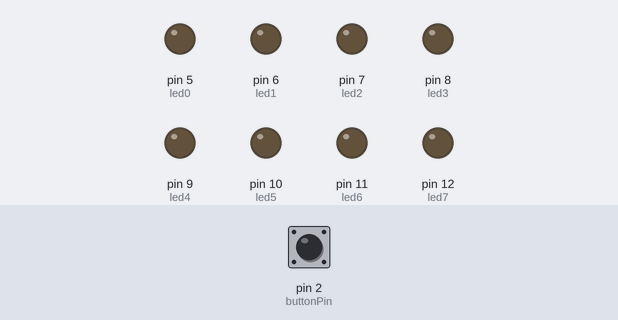
Simulated run of this sketch. Board: Arduino Uno, built with avr-gcc and run on an emulated ATmega328P. Shown: output pins drawn as LEDs (lit = HIGH). The test bench sets the inputs (shaded band); at power-on: pin 2 (buttonPin) HIGH.

Above: at 1.2 s.
1.3 s: pin 2 (buttonPin) pulled LOW for 0.15 s
At 1.37 s:
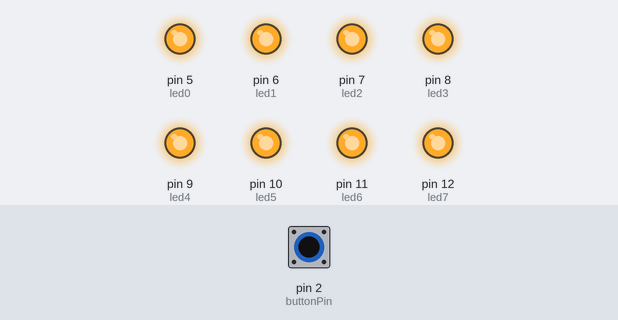
2.9 s: pin 2 (buttonPin) pulled LOW for 3.2 s
At 7.3 s:
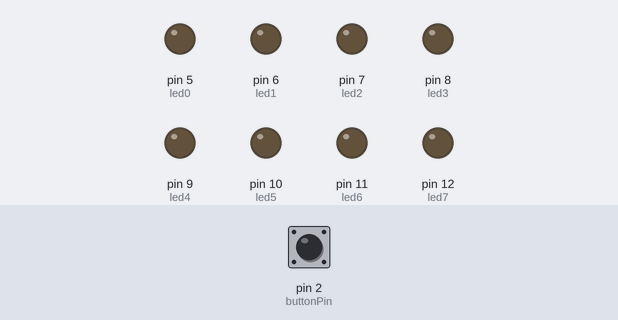
Timing chart, 0 to 8.8 s (numbered marks = the images above; inputs shaded):
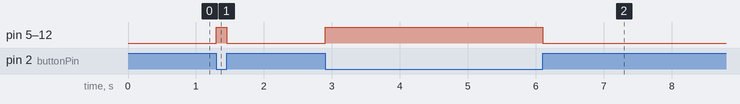

The sketch:

P3.ino
```cpp
/**********************************************************************************
**                                                                               **
**                              Array de 8 LEDs                                  **
**                                                                               **
**                                                                               **
**********************************************************************************/

//********** Includes *************************************************************

//********** Variables ************************************************************
const int led0 = 5;          // donar nom al pin 5 de l’Arduino
const int led1 = 6;          // donar nom al pin 6 de l’Arduino
const int led2 = 7;          // donar nom al pin 7 de l’Arduino
const int led3 = 8;          // donar nom al pin 8 de l’Arduino
const int led4 = 9;          // donar nom al pin 9 de l’Arduino
const int led5 = 10;         // donar nom al pin 10 de l’Arduino
const int led6 = 11;         // donar nom al pin 11 de l’Arduino
const int led7 = 12;         // donar nom al pin 12 de l’Arduino
const int buttonPin = 2;
//********** Setup ****************************************************************
void setup()
{
  pinMode(led0, OUTPUT);     // definir el pin 5 com una sortida
  pinMode(led1, OUTPUT);     // definir el pin 6 com una sortida
  pinMode(led2, OUTPUT);     // definir el pin 7 com una sortida
  pinMode(led3, OUTPUT);     // definir el pin 8 com una sortida
  pinMode(led4, OUTPUT);     // definir el pin 9 com una sortida
  pinMode(led5, OUTPUT);     // definir el pin 10 com una sortida
  pinMode(led6, OUTPUT);     // definir el pin 11 com una sortida
  pinMode(led7, OUTPUT);     // definir el pin 12 com una sortida
 pinMode(buttonPin, INPUT);
}

//********** Loop *****************************************************************
void loop()
{
   if (digitalRead(buttonPin) == 0)
  {

       digitalWrite(led0, 1);
     digitalWrite(led1, 1);
     digitalWrite(led2, 1);
     digitalWrite(led3, 1);
     digitalWrite(led4, 1);
     digitalWrite(led5, 1);
     digitalWrite(led6, 1);
     digitalWrite(led7, 1);
     }
          else
          {
  digitalWrite(led0, 0);
     digitalWrite(led1, 0);
     digitalWrite(led2, 0);
     digitalWrite(led3, 0);
     digitalWrite(led4, 0);
     digitalWrite(led5, 0);
     digitalWrite(led6, 0);
     digitalWrite(led7, 0);
          }
 }


//********** Funcions *************************************************************
```

Measured:
- after the input at 1.3 s, pin 5 (led0), pin 6 (led1), pin 7 (led2), pin 8 (led3), pin 9 (led4), pin 10 (led5), pin 11 (led6), pin 12 (led7): LOW → HIGH at once, → LOW 0.15 s later
- after the input at 2.9 s, pin 5 (led0), pin 6 (led1), pin 7 (led2), pin 8 (led3), pin 9 (led4), pin 10 (led5), pin 11 (led6), pin 12 (led7): LOW → HIGH at once, → LOW 3.2 s later
